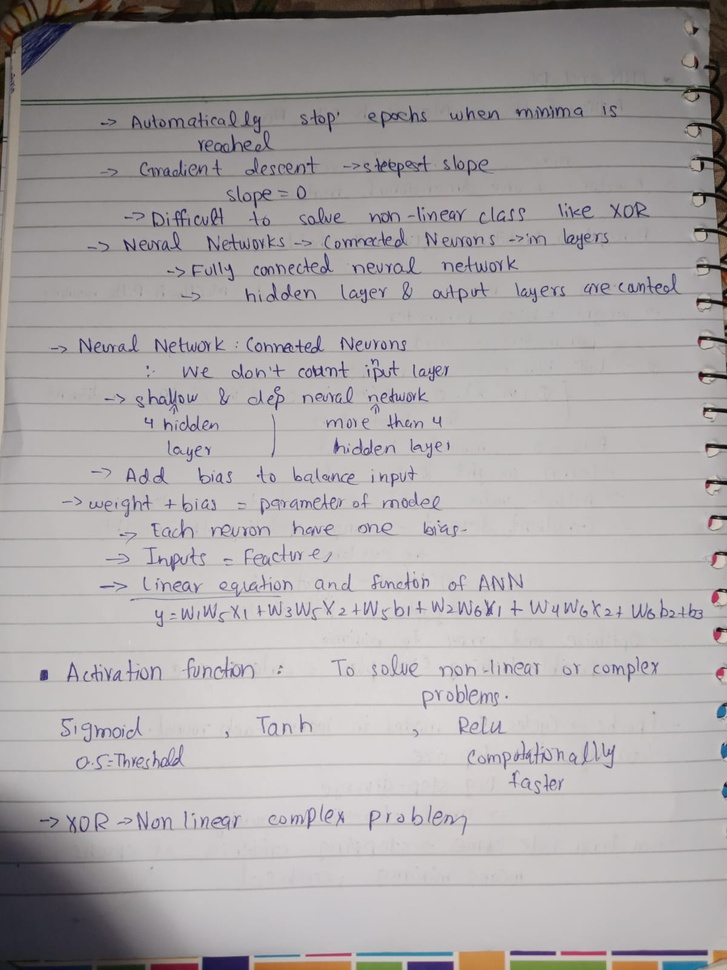
#> input picture Deep Learning/Mids/Notes/WhatsApp Image 2026-03-11 at 7.10.21 PM (1).jpeg, 727 x 970 px, shrunk from 1200 x 1600 before the run, found by its file name
$ jupyter execute 'image segmentation.ipynb'
#> lines starting #> are read from the running program, lines starting #| are printed output that depends on the picture
*  cv2 → OpenCV library (used for image processing)
*   numpy → used for arrays (images are stored as arrays)
*   matplotlib.pyplot → used to display images (like graphs)

[cell 1]
import cv2
import numpy as np
from matplotlib import pyplot as plt

*   Import the file-handling feature from Google Colab
*   files.upload() → opens a file upload button
*   List item

[cell 2]
from google.colab import files
uploaded = files.upload()
#> the answer given: WhatsApp Image 2026-03-11 at 7.10.21 PM (1).jpeg

*   cv2.imread() → loads the image from the given path
*   list(uploaded.keys())[0] gets the first uploaded filename.
*  Image is read in BGR format (not RGB)

[cell 3]
image = cv2.imread(list(uploaded.keys())[0])
#> image is the input picture: shape (970, 727, 3); mean B, G, R 167.3, 166.5, 170.7

*   Convert the image from BGR format to RGB format

[cell 4]
image = cv2.cvtColor(image, cv2.COLOR_BGR2RGB)

*   imshow() → shows image
cmap='gray' → display in grayscale
*  title() → adds title
*   axis('off') → removes x-y axis
*  show() → displays output

[cell 5]
gray = cv2.cvtColor(image, cv2.COLOR_RGB2GRAY)
plt.imshow(gray, cmap='gray')
plt.title("Grayscale Image")
plt.axis('off')
plt.show()

*   cv2.threshold() → converts image into binary (black & white)
*   127 → threshold value
*   pixel < 127 → black
*  pixel ≥ 127 → white
*   255 → max value (white)
*   THRESH_BINARY → type of thresholding
*   ret = threshold value used
*   thresh = resulting segmented image
*   Displays the segmented (binary) image
*   Now objects are separated from background

[cell 6]
ret, thresh = cv2.threshold(gray, 127, 255, cv2.THRESH_TOZERO)
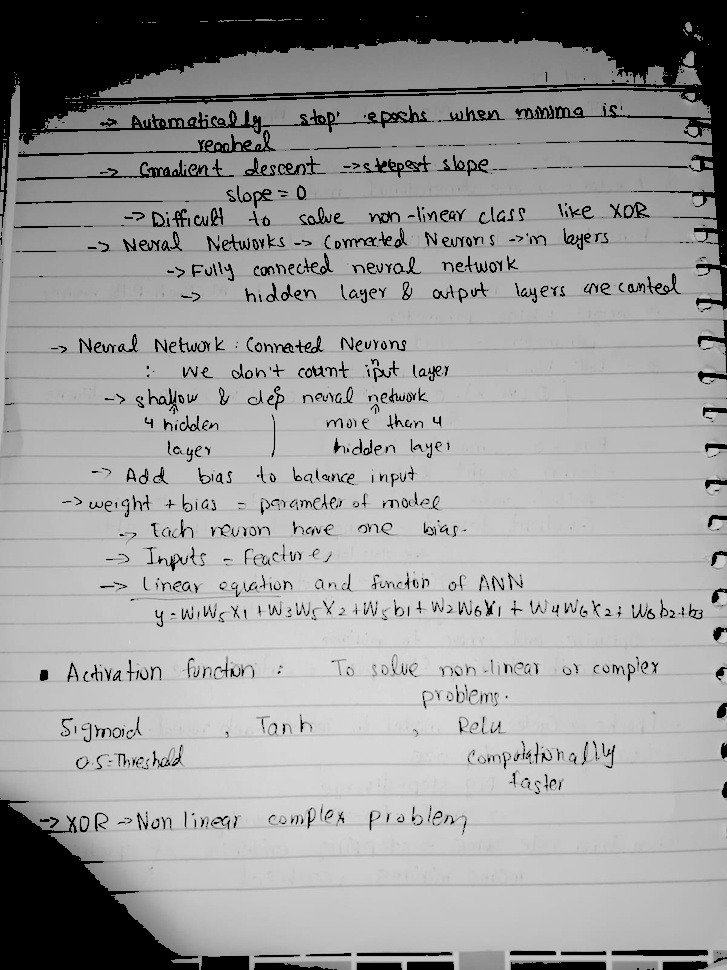
#> thresh: shape (970, 727); min 0, max 228, mean 155.4
plt.imshow(thresh, cmap='gray')
plt.title("Threshold (Segmented Image)")
plt.axis('off')
plt.show()
